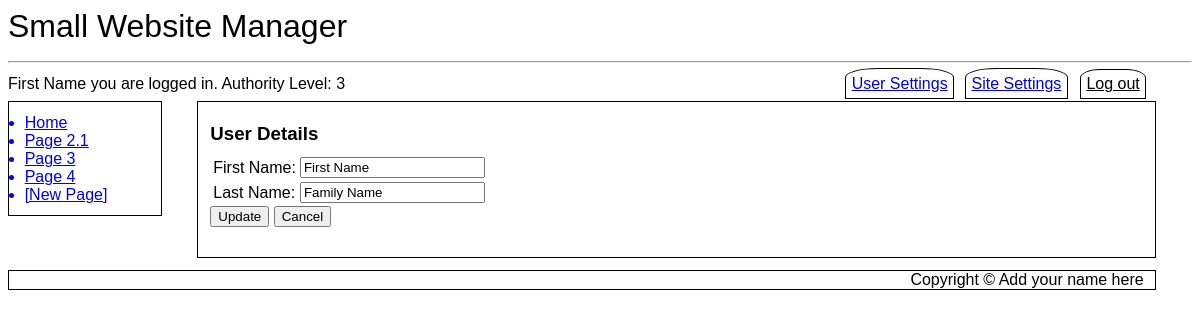
The page /userdetails.php (signed in) on the database as committed earlier.
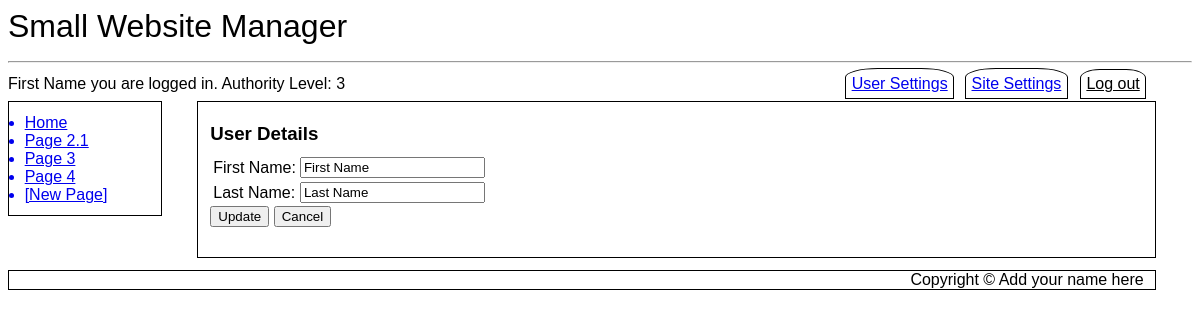
The same page on the database as committed later.
### tables this page shows
CREATE TABLE `SubMenus` (
  `MenuID` int(11) NOT NULL,
  `LinkID` int(11) NOT NULL,
  `Page_ID` int(11) NOT NULL DEFAULT 0,
  `Menu_Entry` varchar(20) NOT NULL,
  `Title` varchar(500) NOT NULL,
  `Active` tinyint(1) NOT NULL DEFAULT 1
);

CREATE TABLE `Users` (
  `ID` int(11) NOT NULL,
  `First_Name` varchar(250) NOT NULL,
  `Last_Name` varchar(250) NOT NULL,
  `eMail` varchar(1000) NOT NULL,
  `User_Name` varchar(1000) NOT NULL,
  `Password` varchar(100) NOT NULL,
  `Activate_Pass` varchar(100) DEFAULT NULL,
  `Change_Pass` varchar(100) DEFAULT NULL,
  `Change_Pass_Expire` datetime DEFAULT NULL,
  `Forgot_Pass` varchar(100) DEFAULT NULL,
  `Forgot_Pass_Expire` datetime DEFAULT NULL,
  `DateTime_Joined` datetime NOT NULL,
  `Last_Logged` datetime NOT NULL DEFAULT current_timestamp(),
  `Authority_Level` tinyint(4) DEFAULT 1,
  `Active` tinyint(1) NOT NULL DEFAULT 0
);

### userdetails.php (the view, shortened to what this page needs)
<?php
include ("db_connect.inc");
include ("header.inc");
include ("navbar.inc");
echo "<article id='main'>";
if (isset($_SESSION['user_name'])) {
	$userName = $_SESSION['user_name'];
	$query1 = "SELECT `First_Name`, `Last_Name`, `User_Name` FROM `Users` WHERE `User_Name`='$userName'";
	$result1 = mysqli_query($cxn,$query1);
	$row1 = mysqli_fetch_assoc($result1);
	$firstName = $row1['First_Name'];
	$lastName = $row1['Last_Name'];
	echo "$message\r\n
	<h3>User Details</h3>\r\n
	<div>\r\n
	<form action='".htmlentities($_SERVER['PHP_SELF'])."' method='post'>\r\n
	<table>\r\n
	<tr><td>First Name: </td><td><input $ffirstname_style type='text' name='ffirstname' value='$firstName'></td></tr>\r\n
	<tr><td>Last Name: </td><td><input $flastname_style type='text' name='flastname' value='$lastName'></td></tr>\r\n
	</table>\r\n
	<input type='hidden' id='submitCode' name='submitCode' value='User_Details'>\r\n
	<input type='submit' name='Button' value='Update' />\r\n
	<input type='submit' name='Button' value='Cancel' />\r\n
	</form>\r\n
	<br>\r\n
	</div>\r\n";
} else {
	echo "<div class='error'>This is a restricted area. You must log in to access!</div>";
}
echo "</article>";
include ("footer.inc");
?>

### header.inc (shortened to what this page needs)
<!DOCTYPE html>
<html lang="en">
<head>
	<link rel="stylesheet" href="desktop.css">
</head>
<body>
	<header>
<?php
		$query = "SELECT Value FROM Globals WHERE Global='Website Name'";
		$result = mysqli_query($cxn,$query) or die ("Couldn't execute query.");
		if ($row = mysqli_fetch_assoc($result))
		{
			$websiteName = $row['Value'];
			echo $websiteName."\r\n";
		} else {
			$message .= "Website Name not found. Check site settings.";
		}
?>
	<hr>
	</header>
<?php
if (isset($_SESSION['user_name']) AND $_SESSION['auth_lev'] >= 1) {
	echo "<div id='toptabbar' style='margin-bottom: 6pt'>\r\n";
	echo "<span style='text-align:left; margin-bottom: 0%;'>";
	echo "<nav id='hnav2' style='margin-bottom: 0%';>\r\n";
	echo $_SESSION['first_name']." you are logged in. \r\n";
	echo "Authority Level: ".$_SESSION['auth_lev']."\r\n";
	echo "</nav>\r\n";
	echo "</span>";
	echo "<span style='text-align:right; margin-bottom: 0%;'>";
	echo "<nav id='hnav1' style='margin-bottom: 0%;'>\r\n";
	echo "<a href='usersettings.php' style='margin-bottom: 0%;'>User Settings</a>\r\n";
	if ( isset($_SESSION['first_name']) AND isset($_SESSION['user_name']) AND $_SESSION['auth_lev']==3 ) {
		echo "<a href='sitesettings.php' style='margin-bottom: 0%;'>Site Settings</a>\r\n";
	}
	echo "</span>";
	echo "<span style='text-align:right; margin-bottom: 0'>";
	echo "<form style='float:right; margin-left: 1%; margin-top: 0%; margin-bottom: 0; padding: 0%;' id='logout' action='index.php' method=\"post\">\r\n";
	echo "<input class='logoutbutton' type=\"submit\" name=\"Button\" style='margin-bottom: 0; margin-top: -9%;' value=\"Log&nbsp;out\" />\r\n";
	echo "</form>\r\n";
	echo "</span>";
	echo "</div>\r\n";
} elseif (htmlentities($_SERVER['PHP_SELF']) != "/login.php") {
	echo "<span style='text-align:right'>";
	echo "<nav id='hnav1' style='margin-right: 5%'>\r\n";
	echo "<a href='login.php'>Log In</a>\r\n";
	echo "</nav>\r\n";
	echo "</span>";
}
?>

### navbar.inc
<nav id="vnav1">
<?php
$query = "SELECT Menu_Entry, Title FROM SubMenus WHERE MenuID='1' AND Active=1 ORDER BY LinkID ASC LIMIT 10";
$result = mysqli_query($cxn,$query) or die ("Couldn't execute query.");
while($row = mysqli_fetch_assoc($result))
{
	$menuEntry = $row['Menu_Entry'];
	$pageTitle = $row['Title'];
	$pageTitle = preg_replace('/ /', '_', $pageTitle);
	echo "<a href='$pageTitle'>$menuEntry</a>\r\n";
}
if ($_SESSION['auth_lev'] == 3 AND isset($_SESSION['first_name']) AND isset($_SESSION['user_name']) ) {
	echo "<a class='newpage' href='newpage.php'>[New Page]</a>\r\n";
}
?>
</nav>

### footer.inc
<footer>
	Copyright &copy; Add your name here
</footer>
</body>
</html>

### desktop.css (style rules this page uses)
* { font-family: Arial, sans-serif; box-sizing: border-box; }
header { font-size: 24pt; }
hr { margin-bottom: 1%; }
h1, h2, h3 { padding: 0%; margin-top: 1%; margin-bottom: 1%; }
div#toptabbar { margin-bottom: 0%; }
article#main { margin-left:16%; width: 81%; float:none; border: 1px solid black; padding: 1%; }
nav#vnav1 { width:13%; float:left; border: 1px solid black; padding: 1%; clear: both; margin-top: 0%; }
nav#vnav1 a { display: list-item; list-style-type: disc; margin-left: 3%; }
nav#hnav1 { margin-bottom: 0.6%; margin-right: 2%; }
form#logout { margin-right: 2%; margin-bottom: 0%; display: flex; }
input[type="submit"].logoutbutton { font-family: Arial, sans-serif; font-size: 12pt; border: 1px solid black; text-decoration: underline; margin-left: 1%; margin-top: 0%; padding: 5px; border-top-left-radius: 30%; border-top-right-radius: 30%; background-color: transparent; display: inline-block; }
nav#hnav2 { float:left; }
nav#hnav1 a { border: 1px solid black; padding: 0.5%; margin-left: 0.5%; margin-bottom: 0%; border-top-left-radius: 30%; border-top-right-radius: 30%; }
footer { padding-right: 1%; padding-left: 1%; width: 97%; margin-top: 1%; clear: both; border: 1px solid black; text-align: right; }

Rows that differ between the two databases and show on the page:
changed users "First Name": flastname "Family Name" → "Last Name"
